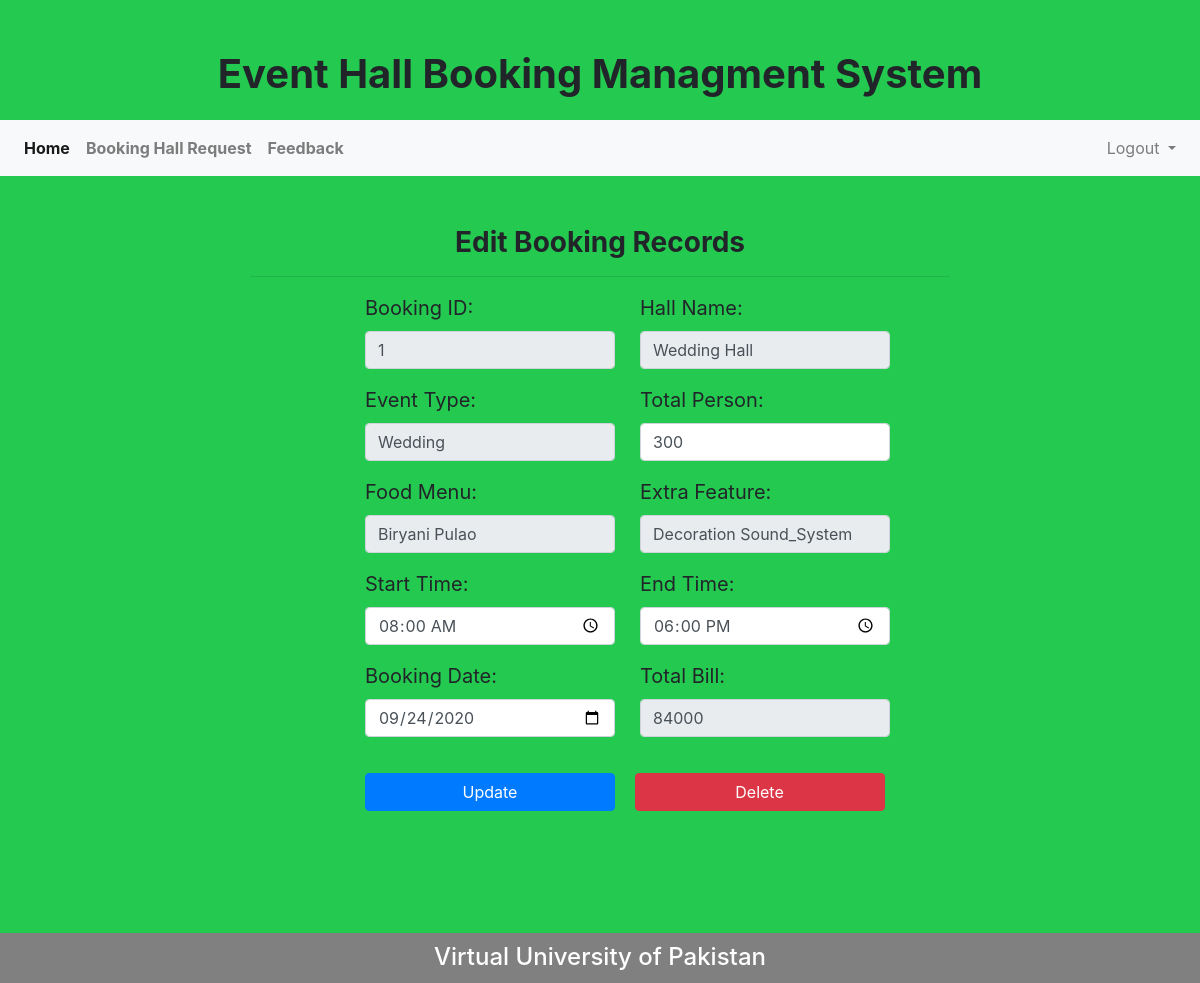
The app's page /user/edit_hall_request.php?edit=1 (signed in) with its own data.
### tables this page shows
CREATE TABLE `booking_tbl` (
  `ID` int(11) NOT NULL,
  `Username` varchar(255) NOT NULL,
  `Hall_name` varchar(255) NOT NULL,
  `Event_type` varchar(255) NOT NULL,
  `Nop` int(11) NOT NULL,
  `Menu` varchar(255) NOT NULL,
  `Stime` time NOT NULL,
  `Etime` time NOT NULL,
  `Extra` varchar(255) NOT NULL,
  `Booking_date` date NOT NULL,
  `Total_bill` int(11) NOT NULL,
  `Booking` varchar(255) NOT NULL
);

### user/edit_hall_request.php (the view, shortened to what this page needs)
<?php
if (empty($_SESSION['uID'])) {
  echo '<script language="javascript">';
  echo 'alert("Please login to continue")';
  echo '</script>';
  echo "<script>location.replace('../login.php')</script>";
}else{
include ('userHeader.php');
?>
<!DOCTYPE html>
<html>
<head>
</head>
<body>
  <div class="container">
    <h3 class="heading"> Edit Booking Records</h3>
    <hr width="700px">
    <div class="standardForm">
        <?php
        if (isset($_GET['edit'])) {
            $id=$_GET['edit'];
            $qry = "SELECT * FROM booking_tbl WHERE ID='$id'";
            $run = mysqli_query($conn,$qry);
            while ($row = mysqli_fetch_array($run)) {
        ?>
        <div class="fluid-container reg_form">
      <form method="post" action="" enctype="multipart/form-data">
          <div class="form-row">
            <div class="form-group col-md-6">
                <label for="inputFirstName4">Booking ID:</label>
                <input type="text" class="form-control" name="id" id="inputHallName4" value="<?php echo $row ['ID']; ?>" disabled="">
            </div>
            <div class="form-group col-md-6">
                <label for="inputLastName4">Hall Name:</label>
                <input type="text" class="form-control" name="hname" id="inputHallName4" value="<?php echo $row ['Hall_name']; ?>" disabled="">
            </div>
          </div>
          <div class="form-row">
            <div class="form-group col-md-6">
                <label for="inputCnic">Event Type:</label>
               <input type="text" class="form-control" name="etype" id="inputEventType4" value="<?php echo $row ['Event_type']; ?>" disabled="">
            </div>
            <div class="form-group col-md-6">
                <label for="inputContactNo4">Total Person: </label>
                <input type="number" class="form-control" name="nop" id="inputnop4" value="<?php echo $row ['Nop']; ?>">
            </div>
          </div>
        <div class="form-row">
            <div class="form-group col-md-6">
                <label for="Email4">Food Menu:</label>
                <input type="text" class="form-control" name="menu" id="inputMenu4" value="<?php echo $row ['Menu']; ?>" disabled="">
            </div>
          <div class="form-group col-md-6">
            <label for="inputAddress">Extra Feature:</label>
            <input type="text" class="form-control" name="extra" id="inputExtra4" value="<?php echo $row ['Extra']; ?>" disabled="">
          </div>
        </div>
          <div class="form-row">
            <div class="form-group col-md-6">
                <label for="inputUsername4">Start Time:</label>
                <input type="time" class="form-control" name="stime" id="inputStart time4" value="<?php echo $row ['Stime']; ?>">
            </div>
            <div class="form-group col-md-6">
                <label for="inputPassword4">End Time:</label>
                <input type="time" class="form-control" name="etime" id="inputEndtime4" value="<?php echo $row ['Etime']; ?>">
            </div>
          </div>
          <div class="form-row">
            <div class="form-group col-md-6">
                <label for="inputUsername4">Booking Date:</label>
                <input type="date" class="form-control" name="bdate" id="inputHallRent4" value="<?php echo $row ['Booking_date']; ?>" min="" >
            </div>
            <div class="form-group col-md-6">
                <label for="inputPassword4">Total Bill:</label>
                <input type="text" class="form-control" name="tbill" id="inputTotalBill4" value="<?php echo $row ['Total_bill']; ?>" disabled="">
            </div>
          </div>
        <div class="standardBtn">
            <button type="submit" class="btn btn-primary" name="update">Update</button>
            <button type="submit" class="btn btn-danger"  name="delete">Delete</button>
        </div>
      </form>
        <?php
            }
          }
          ?>
    </div>
  </div>
</div>
 <?php include '../footer.php'; ?>
</body>
</html>
<?php
}
?>

### records on screen
booking_tbl: id "1", hname "Wedding Hall", etype "Wedding", nop "300", menu "Biryani Pulao", extra "Decoration Sound_System", stime "08:00:00", etime "18:00:00", bdate "09/24/2020", tbill "84000"
